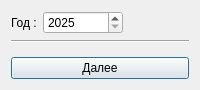
<?xml version="1.0" encoding="UTF-8"?>
<ui version="4.0">
 <class>YearInputDialog</class>
 <widget class="QDialog" name="YearInputDialog">
  <property name="geometry">
   <rect>
    <x>0</x>
    <y>0</y>
    <width>200</width>
    <height>90</height>
   </rect>
  </property>
  <property name="sizePolicy">
   <sizepolicy hsizetype="Fixed" vsizetype="Fixed">
    <horstretch>0</horstretch>
    <verstretch>0</verstretch>
   </sizepolicy>
  </property>
  <property name="minimumSize">
   <size>
    <width>200</width>
    <height>90</height>
   </size>
  </property>
  <property name="maximumSize">
   <size>
    <width>200</width>
    <height>90</height>
   </size>
  </property>
  <property name="windowTitle">
   <string>Выберите год</string>
  </property>
  <layout class="QGridLayout" name="gridLayout">
   <item row="0" column="0">
    <widget class="QLabel" name="label">
     <property name="text">
      <string>Год :</string>
     </property>
    </widget>
   </item>
   <item row="1" column="0" colspan="3">
    <widget class="Line" name="line">
     <property name="orientation">
      <enum>Qt::Orientation::Horizontal</enum>
     </property>
    </widget>
   </item>
   <item row="0" column="1">
    <widget class="QSpinBox" name="spinBox">
     <property name="minimumSize">
      <size>
       <width>80</width>
       <height>0</height>
      </size>
     </property>
     <property name="minimum">
      <number>2025</number>
     </property>
     <property name="maximum">
      <number>2099</number>
     </property>
    </widget>
   </item>
   <item row="0" column="2">
    <spacer name="horizontalSpacer">
     <property name="orientation">
      <enum>Qt::Orientation::Horizontal</enum>
     </property>
     <property name="sizeHint" stdset="0">
      <size>
       <width>40</width>
       <height>20</height>
      </size>
     </property>
    </spacer>
   </item>
   <item row="3" column="0" colspan="3">
    <widget class="QPushButton" name="pushButton">
     <property name="text">
      <string>Далее</string>
     </property>
    </widget>
   </item>
   <item row="2" column="0">
    <spacer name="verticalSpacer">
     <property name="orientation">
      <enum>Qt::Orientation::Vertical</enum>
     </property>
     <property name="sizeHint" stdset="0">
      <size>
       <width>20</width>
       <height>40</height>
      </size>
     </property>
    </spacer>
   </item>
  </layout>
 </widget>
 <resources/>
 <connections/>
</ui>
